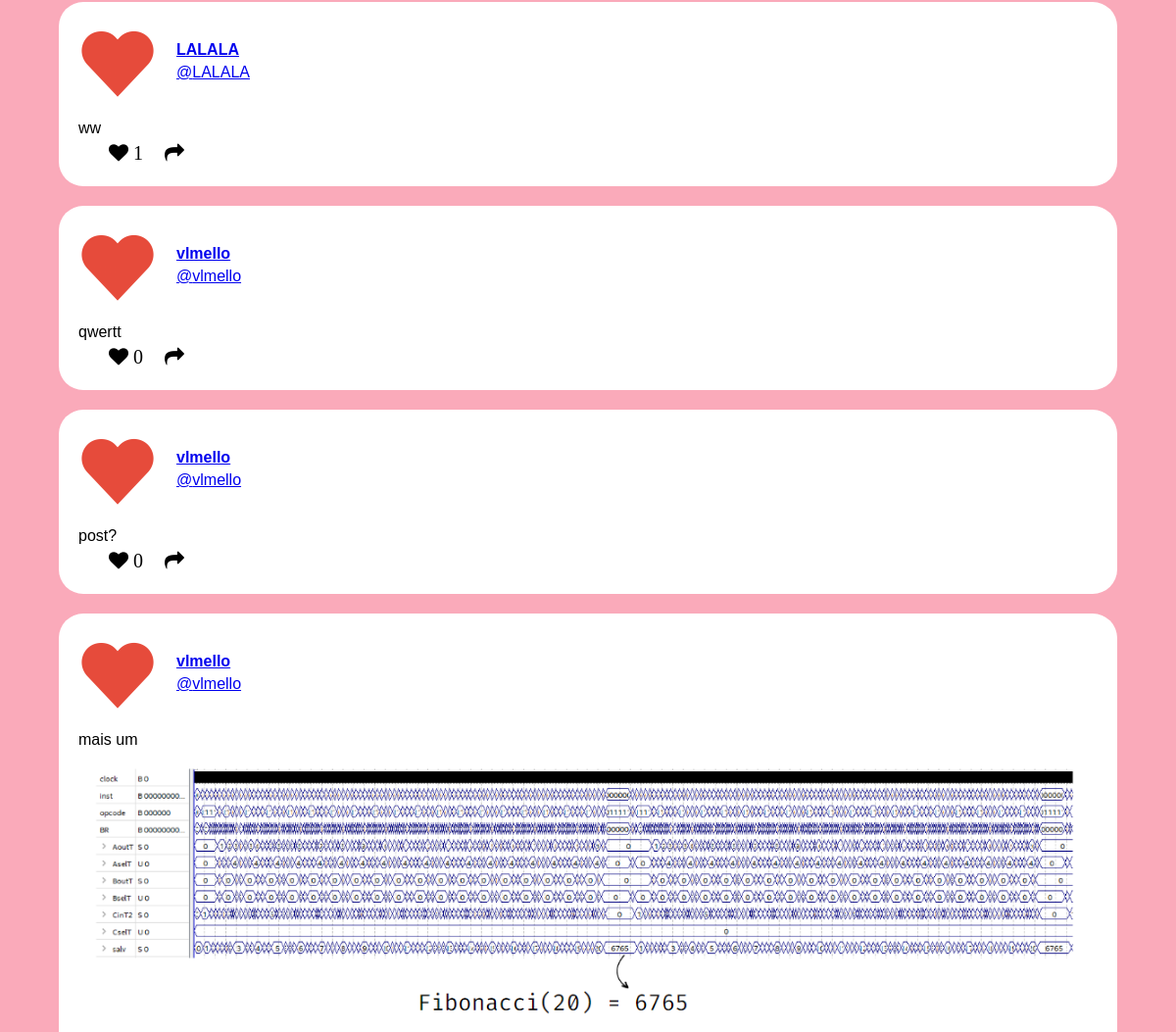
/feed_org/ (signed in, middle part), run on an earlier commit of the app's database.
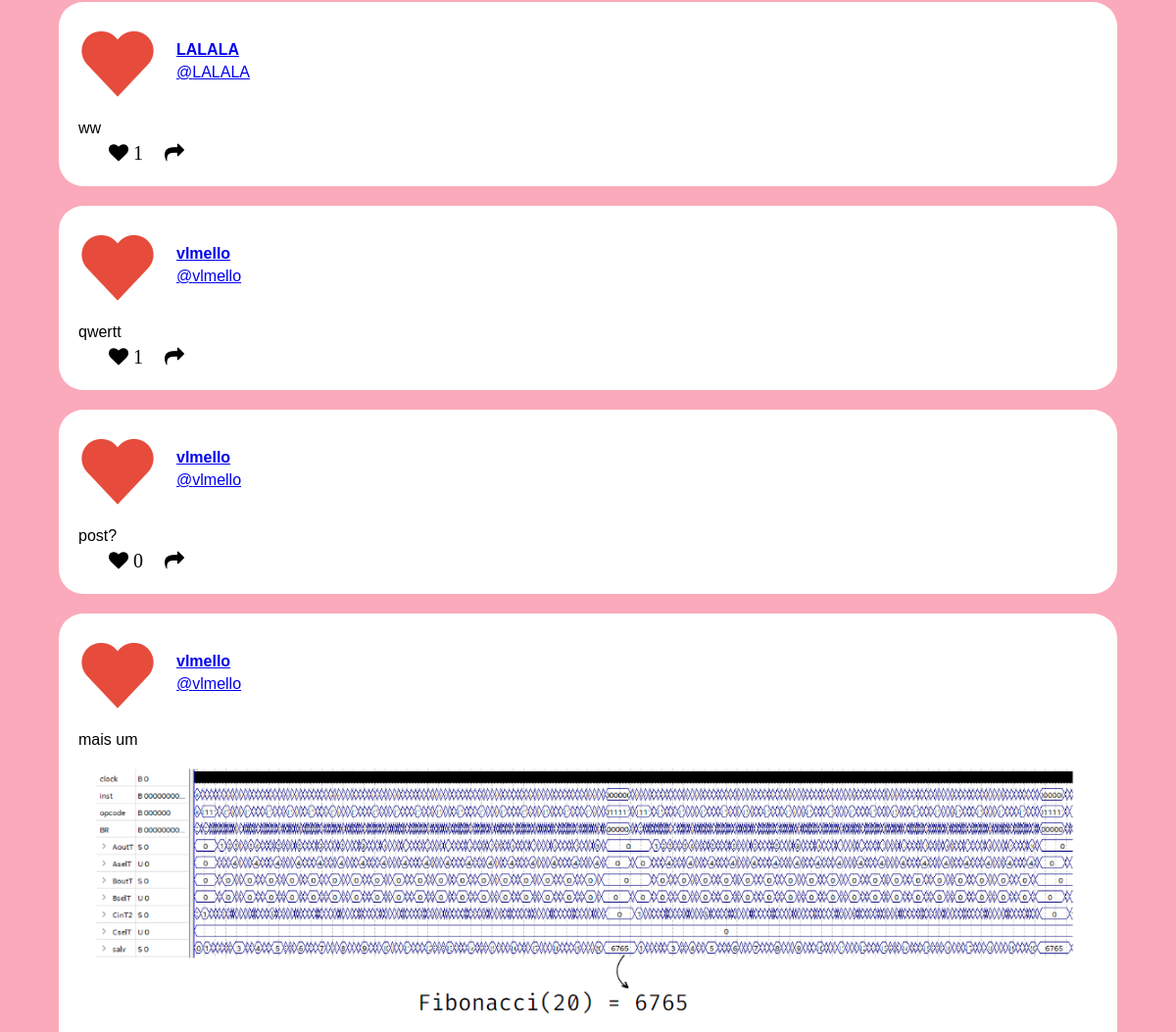
And on a later commit of the database.
### feed/models.py (models this page shows, shortened)
class Post(models.Model):
    id = models.AutoField(primary_key=True)
    date = models.DateTimeField(default=timezone.now)
    text = models.CharField(max_length=250)
    image = models.ImageField(upload_to = "media")
    likes = models.IntegerField(default=0)
    user = models.ForeignKey(get_user_model(), on_delete=models.CASCADE, null=True)

### feed/views.py (the view)
# urls.py: path('feed_org/', views.show_feed_org, name="show_feed_org"),
@login_required
def show_feed_org(request):
    posts = Post.objects.all()
    return render(request, 'show_feed_org.html', {'posts':posts})

### feed/templates/show_feed_org.html (shortened to what this page needs)
{% load static %}
<!DOCTYPE html>
<html lang="pt-BR">
    <head>
        <link rel="stylesheet" href="{% static 'feed/css/show_feed_org.css' %}">
        <link rel="stylesheet" href="https://cdnjs.cloudflare.com/ajax/libs/font-awesome/4.7.0/css/font-awesome.min.css">
    </head>
    <body onload="addListenerScroll();">
        <div id="scrollable-content" class="content-main">
            {% for post in posts %}
            <div id="template-post" class="post">
                <a href="/profile_org/{{post.user}}" class="profile-btn"><div class="post-creator"><img src="{% static 'feed/img/heart-png.png' %}"><div class="name">{{post.user}}</div><div class="at">@{{post.user}}</div></div></a>
                <div class="description-text">{{post.text}}</div>
                {% if post.image %}
                    <img class="single-image" src="{{post.image.url}}">
                {% endif %}
                <div class="post-buttons">
                    <a href="/like_org/{{post.id}}"><button class="post-btn"><i class="icon like fa fa-heart">&nbsp{{post.likes}}</i></button></a>
                    <button class="post-btn"><i class="icon shar fa fa-share"></i></button>
                </div>
            </div>
            {% endfor %}
        </div>
    </body>
</html>

What changed in the data, as far as the page shows it:
changed Post "qwertt": likes "0" → "1"
